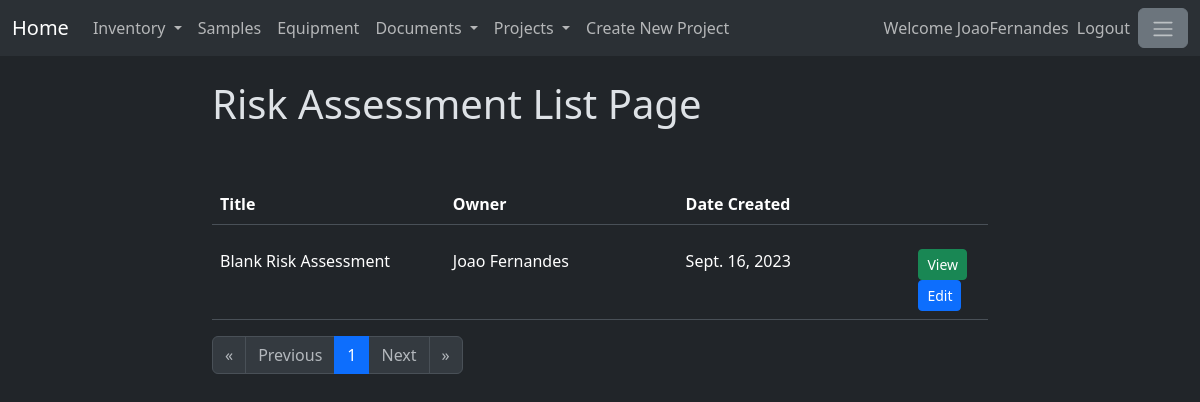
Screenshot of /riskassessments/ (signed in) with the database file from the repository.
### riskassessments/models.py (models this page shows, shortened)
class RiskAssessment(models.Model):
    title = models.CharField(max_length=200)
    documentBody = RichTextField(blank=True,null=True)
    isEnabled = models.BooleanField(default=True)
    owner = models.ForeignKey(User,on_delete=models.SET_NULL, null=True)
    ownerSignature = models.CharField(max_length=200, default="")
    creationDate = models.DateField(auto_now_add=True)

### riskassessments/views.py (the view)
# urls.py: path('', views.RiskAssessmentList, name = 'RiskAssessmentList'),
@login_required
def RiskAssessmentList(response):
    riskAssessmentListObjects = RiskAssessment.objects.filter(isEnabled=True).order_by('-creationDate')
    paginator = Paginator(riskAssessmentListObjects,20)
    page_number = response.GET.get("page")
    page_obj = paginator.get_page(page_number)
    projects=Projects.objects.filter(isEnabled=True)
    projectform = CreateNewProject()
    return render(response, 'riskAssessmentList.html', {'page_obj' : page_obj,
                                                        'projects' : projects,
                                                        'projectform' : projectform})

### riskassessments/templates/riskAssessmentList.html
{% extends 'baseRiskAssessment.html' %}
{% block content %}
<h1>Risk Assessment List Page</h1>
<br>
<br>
<table class="table" style="width: 100%;">
    <thead>
      <tr>
        <th width="30%" scope="col">Title</th>
        <th width="30%" scope="col">Owner</th>
        <th width="30%" scope="col">Date Created</th>
        <th width="10%" scope="col"> </th>
      </tr>
    </thead>
</table>
<div style="width:100%; overflow:auto; max-height:500px;">
    <table class="table">
        <tbody>
        {% for riskAssessment in page_obj %}
            <tr>
                <td width="30%">
                    {{riskAssessment.title}}
                </td>
                <td width="30%">
                    {{riskAssessment.owner.first_name}} {{riskAssessment.owner.last_name}}
                </td>
                <td width="30%">
                    {{riskAssessment.creationDate}}
                </td>
                <td width="10%">
                    <a class="btn btn-success btn-sm" href="{% url 'specificRiskAssessment' riskAssessment.id %}"
                    role="button">
                        View
                    </a>
                    <a class="btn btn-primary btn-sm" href="{% url 'editRiskAssessment' riskAssessment.id %}"
                    role="button">
                        Edit
                    </a>
                </td>
            </tr>
        {% endfor %}
        </tbody>
    </table>
</div>
<nav aria-label="Page navigation">
    <ul class="pagination">
        {%if page_obj.has_previous%}
            <li class="page-item">
                <a class="page-link" href="?page=1" aria-label="First">
                <span aria-hidden="true">&laquo;</span>
                </a>
            </li>
            <li class="page-item">
                <a class="page-link" href="?page={{page_obj.previous_page_number}}" aria-label="Previous">
                <span aria-hidden="true">Previous</span>
                </a>
            </li>
        {% else %}
            <li class="page-item">
                <span class="page-link disabled" aria-hidden="true">&laquo;</span>
            </li>
            <li class="page-item">
                <span class="page-link disabled" aria-hidden="true">Previous</span>
            </li>
        {% endif%}
        {% for page in page_obj.paginator.page_range %}
            {% if page == page_obj.number %}
                <li class="page-item active"><a class="page-link" href="?page={{page}}">{{page}}</a></li>
            {% else %}
                <li class="page-item"><a class="page-link" href="?page={{page}}">{{page}}</a></li>
            {% endif %}
        {% endfor %}
        {%if page_obj.has_next%}
            <li class="page-item">
                <a class="page-link" href="?page={{page_obj.next_page_number}}" aria-label="Next">
                <span aria-hidden="true">Next</span>
                </a>
            </li>
            <li class="page-item">
                <a class="page-link" href="?page={{page_obj.paginator.num_pages}}" aria-label="Last">
                <span aria-hidden="true">&raquo;</span>
                </a>
            </li>
        {% else %}
            <li class="page-item">
                <span class="page-link disabled" aria-hidden="true">Next</span>
            </li>
            <li class="page-item">
                <span class="page-link disabled" aria-hidden="true">&raquo;</span>
            </li>
        {% endif%}
    </ul>
</nav>
{% endblock %}

### mainpage/templates/base.html (shortened to what this page needs)
<!doctype html>
{% load static %}
{% load crispy_forms_tags %}
<html lang="en" data-bs-theme="dark">
    <head>
        <link href="https://cdn.jsdelivr.net/npm/bootstrap@5.3.1/dist/css/bootstrap.min.css"
        rel="stylesheet"
>
    </head>
    <body>
        <header>
            <nav class="navbar navbar-expand-lg bg-body-tertiary">
                <div class="container-fluid">
                    <a class="navbar-brand"  href="{% url 'homePage' %}">
                        Home
                      </a>
                    <div class="collapse navbar-collapse" id="navbarText">
                        <ul class="navbar-nav me-auto mb-2 mb-lg-0">
                            <li class="nav-item dropdown">
                                <a class="nav-link dropdown-toggle" href="#" role="button" data-bs-toggle="dropdown" aria-expanded="false">
                                        Inventory
                                </a>
                            </li>
                            <li class="nav-item">
                                <a class="nav-link" href="/sampletype">Samples</a>
                            </li>
                            <li class="nav-item">
                                <a class="nav-link" href="/equipment">Equipment</a>
                            </li>
                            <li class="nav-item dropdown">
                                <a class="nav-link dropdown-toggle" href="#" role="button" data-bs-toggle="dropdown" aria-expanded="false">
                                        Documents
                                </a>
                            </li>
                            <li class="nav-item dropdown">
                                <a class="nav-link dropdown-toggle" href="#" role="button" data-bs-toggle="dropdown" aria-expanded="false">
                                        Projects
                                </a>
                            </li>
                            <li><a data-bs-toggle="modal" data-bs-target="#projectModal" class="nav-link" type="button"
                                >Create New Project</a></li>
                        </ul>
                        <ul class="navbar-nav mb-2 mb-lg-0">
                            {% if user.is_authenticated %}
                                <span class="navbar-text">
                                    Welcome {{user.username}}
                                </span>
                                <li class="nav-item">
                                    <a class="nav-link" href="/logout">Logout</a>
                                </li>
                            {% endif %}
                            <li class="nav-item">
                                <button class="btn btn-secondary" type="button" data-bs-toggle="offcanvas"
                                data-bs-target="#offcanvasWithBothOptions" aria-controls="offcanvasWithBothOptions">
                                    <span class="navbar-toggler-icon"></span>
                                </button>
                            </li>
                        </ul>
                    </div>
                </div>
            </nav>
            <br>
        </header>
        <main>
            <div class="container-fluid">
                <div class="row">
                    <div class="col-2">
                    </div>
                    <div class="col-8">
                        {% if user.is_authenticated %}
                            {% block content %}
                            {% endblock %}
                        {% else %}
                            {% block login_and_registration %}
                            {% endblock %}
                        {% endif %}
                    </div>
                    <div class="col-2">
                    </div>
                </div>
            </div>
        </main>
    </body>
</html>

### rows the page displays
RiskAssessment: title "Blank Risk Assessment", owner.first_name "Joao", owner.last_name "Fernandes", creationDate "Sept. 16, 2023"

### other values shown
{{ user.username }} "JoaoFernandes"
{{ page }} "1"
